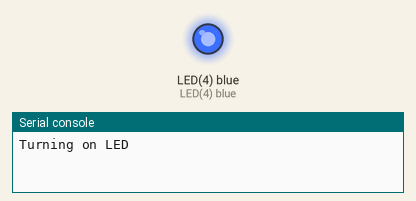
The program below on a simulated pyboard running MicroPython. On the bench: output pins drawn as LEDs (lit = HIGH), the last lines printed to the serial console. Library files of the repository ran but are not shown: 1 file(s). At 4.0 s the program stops and its outputs stay as they are.

Above: at 0.1 s.
At 1.1 s:
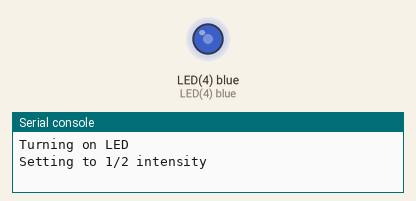
At 2.1 s:
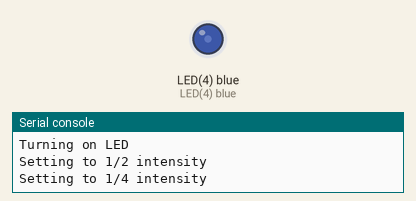
At 4.1 s:
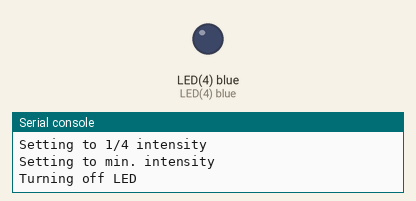
Timing chart, 0 to 5.5 s (numbered marks = the images above):
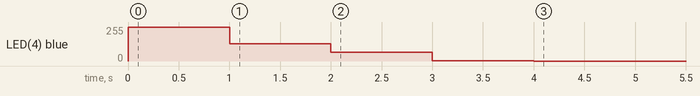

Measured:
- by itself, LED(4) blue: 0/255 → 255/255 at 0.00 s, → 128/255 1.0 s later, → 64/255 1.0 s later, → 1/255 1.0 s later, … (5 changes in this stretch)

The program:

main.py
```python
###############################################################################
# main.py
#
# main script to vary the brightness of the onboard blue LED
#
# Created: 10/03/17
#   - Joshua Vaughan
#   - joshua.vaughan@louisiana.edu
#   - http://www.ucs.louisiana.edu/~jev9637
#
# Modified:
#   *
#
# TODO:
#   *
###############################################################################

import pyb  # import the pyboard module
import time # import the time module

# Assign the 4th LED to variable BLUE_LED
BLUE_LED = pyb.LED(4)

print("Turning on LED")
BLUE_LED.on()           # Turn on at full brightness
time.sleep(1)           # Sleep 1 second

print("Setting to 1/2 intensity")
BLUE_LED.intensity(128) # Set to ~1/2 intensity
time.sleep(1)           # Sleep 1 second

print("Setting to 1/4 intensity")
BLUE_LED.intensity(64)  # Set to ~1/4 intensity
time.sleep(1)           # Sleep 1 second

print("Setting to min. intensity")
BLUE_LED.intensity(1)   # Set to minimum intensity
time.sleep(1)           # Sleep 1 second

print("Turning off LED")
BLUE_LED.off()          # Turn it off
```
